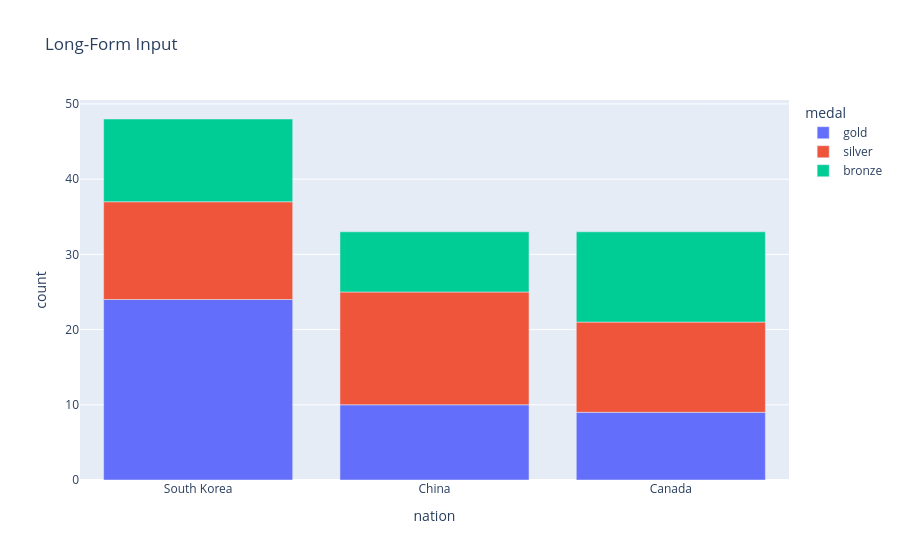

Write notebook code for a chart like this one.
### Code cell
# Bar chart with long-form data
long_df = px.data.medals_long()

fig = px.bar(long_df, x="nation", y="count", color="medal", title="Long-Form Input")
fig.show()

### Figure 1 — Plotly figure (JSON) as saved in the notebook; plotly's stock layout.template omitted (floating-point values rounded to 4 significant figures)
{"data": [{"hovertemplate": "medal=gold<br>nation=%{x}<br>count=%{y}<extra></extra>", "legendgroup": "gold", "marker": {"color": "#636efa", "pattern": {"shape": ""}}, "name": "gold", "orientation": "v", "showlegend": true, "textposition": "auto", "type": "bar", "x": ["South Korea", "China", "Canada"], "xaxis": "x", "y": [24, 10, 9], "yaxis": "y"}, {"hovertemplate": "medal=silver<br>nation=%{x}<br>count=%{y}<extra></extra>", "legendgroup": "silver", "marker": {"color": "#EF553B", "pattern": {"shape": ""}}, "name": "silver", "orientation": "v", "showlegend": true, "textposition": "auto", "type": "bar", "x": ["South Korea", "China", "Canada"], "xaxis": "x", "y": [13, 15, 12], "yaxis": "y"}, {"hovertemplate": "medal=bronze<br>nation=%{x}<br>count=%{y}<extra></extra>", "legendgroup": "bronze", "marker": {"color": "#00cc96", "pattern": {"shape": ""}}, "name": "bronze", "orientation": "v", "showlegend": true, "textposition": "auto", "type": "bar", "x": ["South Korea", "China", "Canada"], "xaxis": "x", "y": [11, 8, 12], "yaxis": "y"}], "layout": {"barmode": "relative", "legend": {"title": {"text": "medal"}, "tracegroupgap": 0}, "title": {"text": "Long-Form Input"}, "xaxis": {"anchor": "y", "domain": [0, 1], "title": {"text": "nation"}}, "yaxis": {"anchor": "x", "domain": [0, 1], "title": {"text": "count"}}}}
